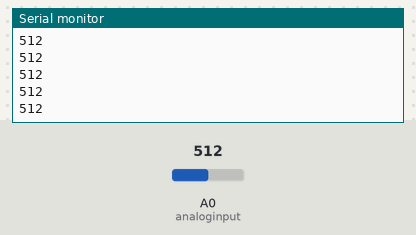
This sketch was run on a simulated Arduino Uno, built with avr-gcc and run on an emulated ATmega328P. On the bench: the last lines printed to the serial monitor. The inputs (shaded band) are chosen by the test bench; at power-on: A0 (analoginput) = 512.

Above: at 1.2 s.
1.3 s: A0 (analoginput) set to 716
At 1.8 s:
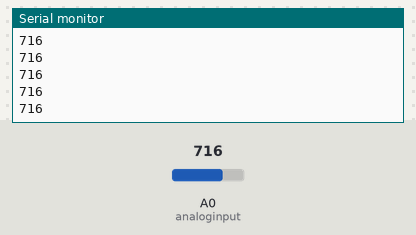
2.8 s: A0 (analoginput) set to 900
At 3.7 s:
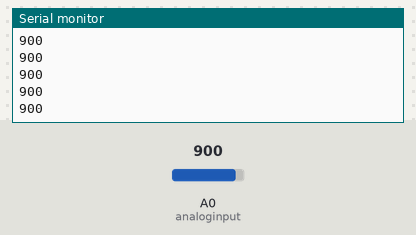
Timing chart, 0 to 5.8 s (numbered marks = the images above; inputs shaded):
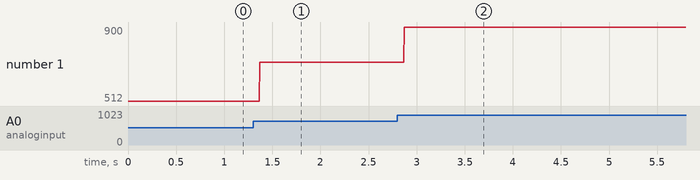

The sketch:

butonokuma.ino
```cpp
#define analoginput A0


void setup() {
  Serial.begin(9600);

  while (!Serial) {
  }

}

void loop() {
  int butondegeri = analogRead(analoginput);
  Serial.println(butondegeri);


}
```

Measured:
- after the input at 1.3 s, the serial monitor: prints a new line after 0.07 s (image 1)
- after the input at 2.8 s, the serial monitor: prints a new line after 0.07 s (image 2)
- plotted number 1: 512 → 716 after the input at 1.3 s, 716 → 900 after the input at 2.8 s
